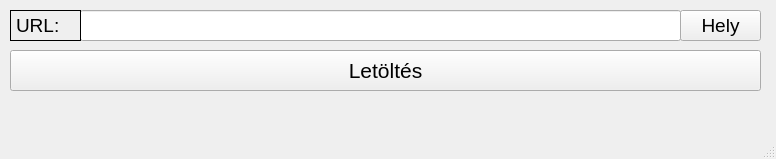
<?xml version="1.0" encoding="UTF-8"?>
<ui version="4.0">
 <class>MainWindow</class>
 <widget class="QMainWindow" name="MainWindow">
  <property name="geometry">
   <rect>
    <x>0</x>
    <y>0</y>
    <width>776</width>
    <height>159</height>
   </rect>
  </property>
  <property name="sizePolicy">
   <sizepolicy hsizetype="Fixed" vsizetype="Fixed">
    <horstretch>0</horstretch>
    <verstretch>0</verstretch>
   </sizepolicy>
  </property>
  <property name="minimumSize">
   <size>
    <width>776</width>
    <height>159</height>
   </size>
  </property>
  <property name="maximumSize">
   <size>
    <width>776</width>
    <height>159</height>
   </size>
  </property>
  <property name="windowTitle">
   <string>Projekt feladat</string>
  </property>
  <widget class="QWidget" name="centralwidget">
   <widget class="QLineEdit" name="lineEdit_url">
    <property name="geometry">
     <rect>
      <x>80</x>
      <y>10</y>
      <width>601</width>
      <height>31</height>
     </rect>
    </property>
    <property name="font">
     <font>
      <pointsize>14</pointsize>
     </font>
    </property>
   </widget>
   <widget class="QLabel" name="label">
    <property name="geometry">
     <rect>
      <x>10</x>
      <y>10</y>
      <width>71</width>
      <height>31</height>
     </rect>
    </property>
    <property name="font">
     <font>
      <pointsize>14</pointsize>
     </font>
    </property>
    <property name="frameShape">
     <enum>QFrame::Box</enum>
    </property>
    <property name="text">
     <string>URL:</string>
    </property>
   </widget>
   <widget class="QPushButton" name="hely_btn">
    <property name="geometry">
     <rect>
      <x>680</x>
      <y>10</y>
      <width>81</width>
      <height>31</height>
     </rect>
    </property>
    <property name="font">
     <font>
      <pointsize>14</pointsize>
     </font>
    </property>
    <property name="text">
     <string>Hely</string>
    </property>
   </widget>
   <widget class="QPushButton" name="letoltes_btn">
    <property name="geometry">
     <rect>
      <x>10</x>
      <y>50</y>
      <width>751</width>
      <height>41</height>
     </rect>
    </property>
    <property name="font">
     <font>
      <pointsize>16</pointsize>
     </font>
    </property>
    <property name="text">
     <string>Letöltés</string>
    </property>
   </widget>
  </widget>
  <widget class="QMenuBar" name="menubar">
   <property name="geometry">
    <rect>
     <x>0</x>
     <y>0</y>
     <width>776</width>
     <height>22</height>
    </rect>
   </property>
  </widget>
  <widget class="QStatusBar" name="statusbar"/>
 </widget>
 <resources/>
 <connections/>
</ui>
